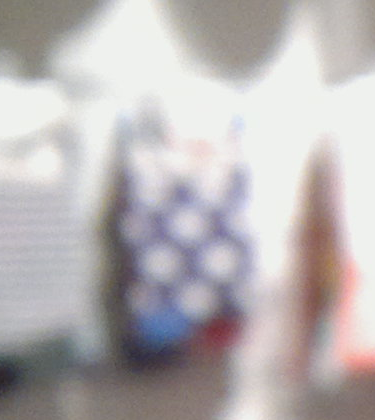
#> input picture sample.png, 375 x 420 px
$ python deconv_cv_noAA.py sample.png   (older library calls are emulated)
#> lines starting #> are read from the running program, lines starting #| are printed output that depends on the picture; after the words box and inside, x2 and y2 are one past the last pixel; in counts of white or black regions, pixels touching at a corner belong together
#!/usr/bin/env python

'''
Wiener deconvolution.

Sample shows how DFT can be used to perform Weiner deconvolution [1]
of an image with user-defined point spread function (PSF)

Usage:
  deconv_cv.py  <input image> [<kernel image>]

  Use sliders to adjust PSF paramitiers.
  Keys:
    SPACE - switch btw linear/cirular PSF
    ESC   - exit

Examples:
  deconv_cv.py --angle 135 --d 22  ../data/licenseplate_motion.jpg
    (image source: http://www.topazlabs.com/infocus/_images/licenseplate_compare.jpg)

  deconv_cv.py --angle 86 --d 31  ../data/text_motion.jpg
  deconv_cv.py --circle --d 19  ../data/text_defocus.jpg
    (image source: compact digital photo camera, no artificial distortion)


[1] http://en.wikipedia.org/wiki/Wiener_deconvolution
'''

# Python 2/3 compatibility
from __future__ import print_function

import numpy as np
import scipy as sp
import scipy.ndimage
import cv2
from os import listdir
from os.path import isfile, join

# local module
# from common import nothing


def blur_edge(img, d=64):
    h, w  = img.shape[:2]
    img_pad = cv2.copyMakeBorder(img, d, d, d, d, cv2.BORDER_WRAP)
    img_blur = cv2.GaussianBlur(img_pad, (2*d+1, 2*d+1), -1)[d:-d,d:-d]
    y, x = np.indices((h, w))
    dist = np.dstack([x, w-x-1, y, h-y-1]).min(-1)
    w = np.minimum(np.float32(dist)/d, 1.0)
    return img*w + img_blur*(1-w)


def motion_kernel(angle, d, sz=64):
    kern = np.ones((1, d), np.float32)
    c, s = np.cos(angle), np.sin(angle)
    A = np.float32([[c, -s, 0], [s, c, 0]])
    sz2 = sz // 2
    A[:,2] = (sz2, sz2) - np.dot(A[:,:2], ((d-1)*0.5, 0))
    kern = cv2.warpAffine(kern, A, (sz, sz), flags=cv2.INTER_CUBIC)
    return kern


def defocus_kernel(d, sz=64, ss=8):
    kern = np.zeros((sz*ss, sz*ss), np.uint8)
    cv2.circle(kern, (sz*ss/2, sz*ss/2), d*ss, 255, -1, shift=1)  # no lineType=cv2.LINE_AA here
    kern = np.float32(kern) / 255.0
    # kern = sp.misc.imresize(kern, 1.0/ss, interp='bicubic', mode=None)
    kern = sp.ndimage.zoom(kern, zoom=1.0/ss, output=None, order=3, mode='constant', cval=0.0, prefilter=True)
    return kern


def custom_kernel(kfn):
    ckern = cv2.imread(kfn, 0)

    if ckern is None:
        print('Failed to load kernel:', kfn)
        sys.exit(1)


    ckern = np.float32(np.uint8(ckern)) / 255.0
    return ckern


if __name__ == '__main__':
    print(__doc__)
    import sys, getopt
    args = sys.argv[1:]

    defocus = True

    try:
        fn = args[0]
    except:
        print('No image specified')
        sys.exit(1)

    try:
        kfn = args[1]
        ckernel = True
    except:
        ckernel = False

    win = 'deconvolution'

    img_bw = cv2.imread(fn, 0)
#> img_bw: shape (420, 375); min 35, max 242, mean 180
    img_rgb = cv2.imread(fn, 1)
#> img_rgb is the input picture: shape (420, 375, 3); mean B, G, R 179.7, 178.7, 184.1

    if img_bw is None and img_rgb is None:
        print('Failed to load image:', fn)
        sys.exit(1)

    img_r = np.zeros_like(img_bw)
    img_g = np.zeros_like(img_bw)
    img_b = np.zeros_like(img_bw)

    img_r = img_rgb[..., 0]
    img_g = img_rgb[..., 1]
    img_b = img_rgb[..., 2]

    img_rgb = np.float32(img_rgb)/255.0
    img_bw = np.float32(img_bw)/255.0
    img_r = np.float32(img_r)/255.0
    img_g = np.float32(img_g)/255.0
    img_b = np.float32(img_b)/255.0

    cv2.imshow('input', img_rgb)

    # img_bw = blur_edge(img_bw)
    img_r = blur_edge(img_r)
#> in blur_edge, `w = np.minimum(np.float32(dist)/d, 1.0)`:
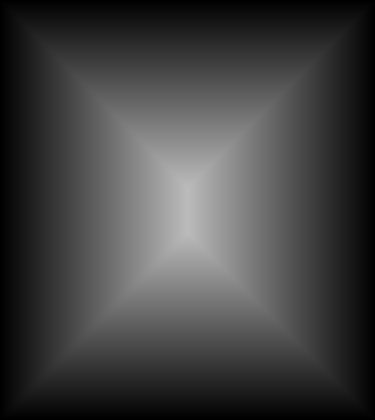
#> dist: shape (420, 375) int64; min 0, max 187, mean 65.3
    img_g = blur_edge(img_g)
    img_b = blur_edge(img_b)
#> call 3 of blur_edge, with d = 64
#> in blur_edge (call 3), `img_pad = cv2.copyMakeBorder(img, d, d, d, d, cv2.BORDER_WRAP)`:
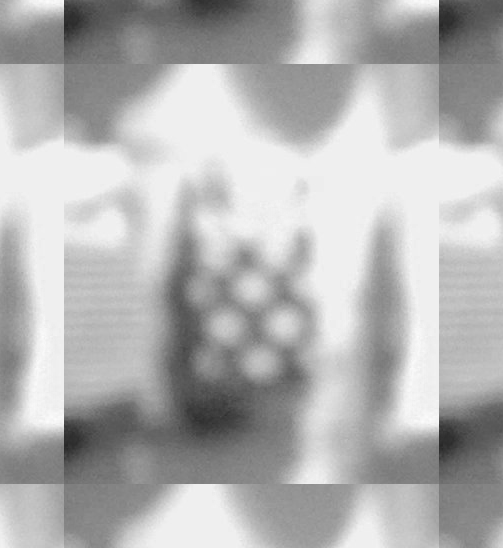
#> img_pad: shape (548, 503) float32; min 0.153, max 0.988, mean 0.699

    # IMG_BW = cv2.dft(img_bw, flags=cv2.DFT_COMPLEX_OUTPUT)
    IMG_R = cv2.dft(img_r, flags=cv2.DFT_COMPLEX_OUTPUT)
    IMG_G = cv2.dft(img_g, flags=cv2.DFT_COMPLEX_OUTPUT)
    IMG_B = cv2.dft(img_b, flags=cv2.DFT_COMPLEX_OUTPUT)


    def update(_):
        ang = np.deg2rad( cv2.getTrackbarPos('angle', win) )
        d = cv2.getTrackbarPos('d', win)
        noise = 10**(-0.1*cv2.getTrackbarPos('SNR (db)', win))

        if ckernel:
            psf = custom_kernel(kfn)
        else:
            if defocus:
                psf = defocus_kernel(d)
#> in defocus_kernel, `cv2.circle(kern, (sz*ss/2, sz*ss/2), d*ss, 255, -1, shift=1)`:
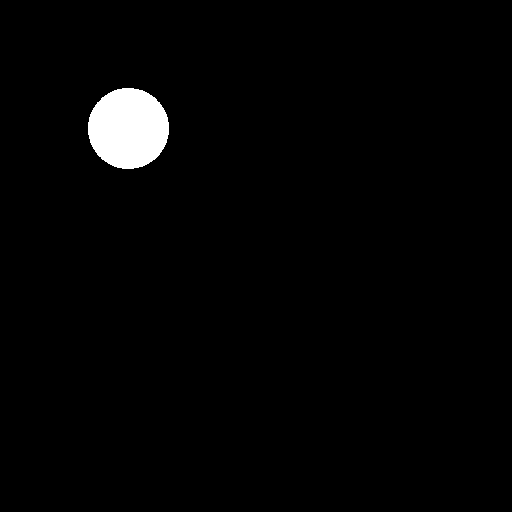
#> kern: shape (512, 512); 2% white; 1 white region, box (x1, y1, x2, y2) and area: (88, 88, 169, 169) 5157
            else:
                psf = motion_kernel(ang, d)
        cv2.imshow('psf', psf)
        psf /= psf.sum()
        psf_pad = np.zeros_like(img_bw)
        kh, kw = psf.shape
#> kh = 64; kw = 64
        psf_pad[:kh, :kw] = psf
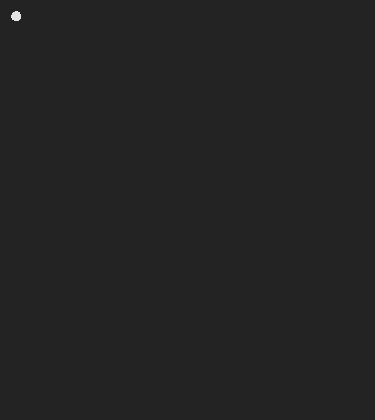
#> psf_pad: shape (420, 375) float32; min -0.00231, max 0.0144, mean 6.35e-06; drawn with min black and max white
        PSF = cv2.dft(psf_pad, flags=cv2.DFT_COMPLEX_OUTPUT, nonzeroRows = kh)
        PSF2 = (PSF**2).sum(-1)
        iPSF = PSF / (PSF2 + noise)[...,np.newaxis]

        # RES_BW = cv2.mulSpectrums(IMG_BW, iPSF, 0)
        RES_R = cv2.mulSpectrums(IMG_R, iPSF, 0)
        RES_G = cv2.mulSpectrums(IMG_G, iPSF, 0)
        RES_B = cv2.mulSpectrums(IMG_B, iPSF, 0)


        # res_bw = cv2.idft(RES_BW, flags=cv2.DFT_SCALE | cv2.DFT_REAL_OUTPUT )
        res_r = cv2.idft(RES_R, flags=cv2.DFT_SCALE | cv2.DFT_REAL_OUTPUT )
        res_g = cv2.idft(RES_G, flags=cv2.DFT_SCALE | cv2.DFT_REAL_OUTPUT )
        res_b = cv2.idft(RES_B, flags=cv2.DFT_SCALE | cv2.DFT_REAL_OUTPUT )
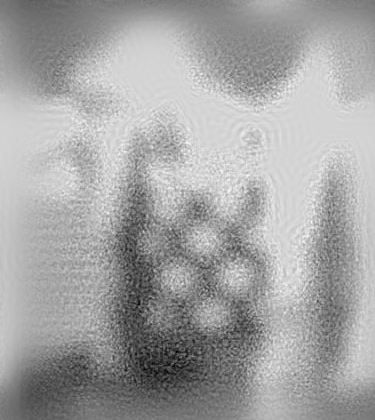
#> res_b: shape (420, 375) float32; min -0.00899, max 1.12, mean 0.719; drawn with min black and max white

        res_rgb = np.zeros_like(img_rgb)
        res_rgb[..., 0] = res_r
        res_rgb[..., 1] = res_g
        res_rgb[..., 2] = res_b

        # res_bw = np.roll(res_bw, -kh//2, 0)
        # res_bw = np.roll(res_bw, -kw//2, 1)
        res_rgb = np.roll(res_rgb, -kh//2, 0)
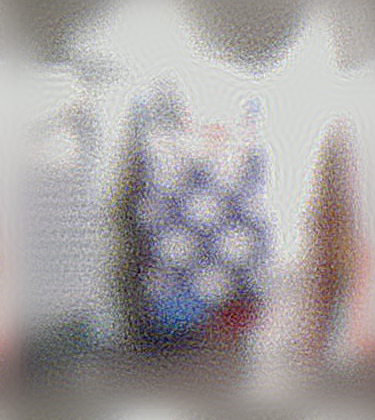
#> res_rgb: shape (420, 375, 3) float32; mean of channels 0, 1, 2 0.702, 0.698, 0.719; drawn with min black and max white
        res_rgb = np.roll(res_rgb, -kw//2, 1)
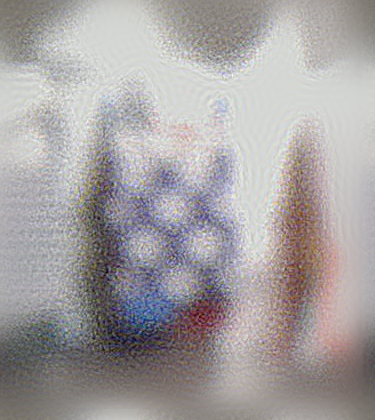
#> res_rgb: shape (420, 375, 3) float32; mean of channels 0, 1, 2 0.702, 0.698, 0.719; drawn with min black and max white
        cv2.imshow(win, res_rgb)

    cv2.namedWindow(win)
    cv2.namedWindow('psf', 0)
    if not ckernel:
        cv2.createTrackbar('angle', win, int(135), 180, update)
        cv2.createTrackbar('d', win, int(10), 100, update)
    cv2.createTrackbar('SNR (db)', win, int(25), 50, update)
    update(None)

    while True:
        ch = cv2.waitKey() & 0xFF
#> (key Esc is pressed here)
        if ch == 27:
            break
        if ch == ord(' '):
            defocus = not defocus
            update(None)
